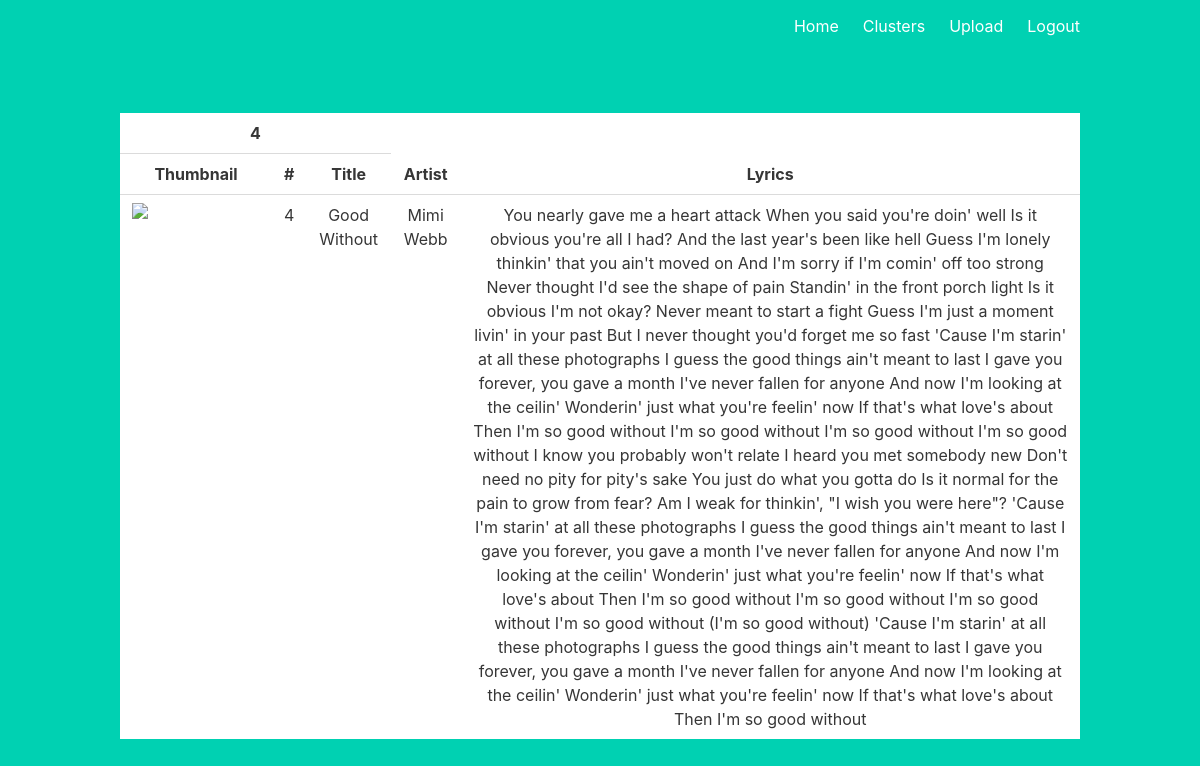
The app's page /track/4 (signed in) with its own data.
### app/models.py (models this page shows, shortened)
class Track(db.Model):
    id = db.Column(db.Integer, primary_key=True)
    quadrant = db.Column(db.Integer)
    title = db.Column(db.String(120))
    name = db.Column(db.String(1000))
    album = db.Column(db.String(128))
    lyrics = db.Column(db.String(100000000))

### app/views.py (the view)
@main.route("/track/<int:track_id>", methods=["GET"])
@login_required
def track(track_id):
    track = Track.query.filter_by(id=track_id).first()
    return render_template("track.html", track=track)

### app/__init__.py (called while the page is built)
def create_app():
    app = Flask(__name__)
    app.config["SECRET_KEY"] = "12FOEIGHEIOGIOOAIF"
    app.config["SQLALCHEMY_DATABASE_URI"] = "sqlite:///db.sqlite"
    app.config["SQLALCHEMY_TRACK_MODIFICATIONS"] = False
    db.init_app(app)
    login_manager = LoginManager()
    login_manager.login_view = "auth.login"
    login_manager.init_app(app)
    from .models import User
    @login_manager.user_loader
    def load_user(user_id):
        return User.query.get(int(user_id))
    from .auth import auth as auth_blueprint
    app.register_blueprint(auth_blueprint)
    from .views import main as main_blueprint
    app.register_blueprint(main_blueprint)
    return app

### app/templates/track.html (shortened to what this page needs)
{% extends "base.html" %}
{% block content %}
<table class="table hoverable is-fullwidth">
  <tr>
    <th colspan="3" scope="colgroup">{{ track.id }}</th>
  </tr>
  <tr>
    <th>Thumbnail</th>
    <th>#</th>
    <th>Title</th>
    <th>Artist</th>
    <th>Lyrics</th>
  </tr>
  <tr>
  <tr>
    <td>
      <figure class="image is-128x128">
        <img src="https://bulma.io/images/placeholders/128x128.png">
      </figure>
    </td>
    <td>{{ track.id }}</td>
    <td>{{ track.title }}</td>
    <td>{{ track.name }}</td>
    <td>{{ track.lyrics }}</td>
  </tr>
</table>
{% endblock %}

### records on screen
Track: id "4", title "Good Without", name "Mimi Webb", lyrics "You nearly gave me a heart attack When you said you're doin' well Is it obvious you're all I had? And the last year's been like hell Guess I'm lonely thinkin' that you ain't moved on And I'm sorry if I'm comin' off too strong Never thought I'd see the shape of pain Standin' in the front porch light Is it obvious I'm not okay? Never meant to start a fight Guess I'm just a moment livin' in your past But I never thought you'd forget me so fast 'Cause I'm starin' at all these photographs I guess the good things ain't meant to last I gave you forever, you gave a month I've never fallen for anyone And now I'm looking at the ceilin' Wonderin' just what you're feelin' now If that's what love's…"
